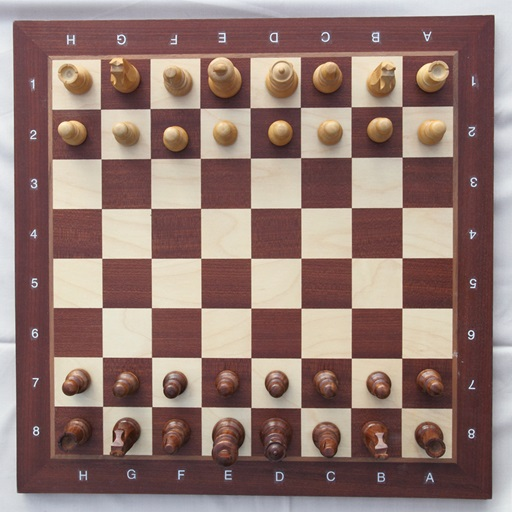
#> input picture harris/images/chessboard.jpg, 512 x 512 px
$ python detector.py --image_path images/chessboard.jpg
#> lines starting #> are read from the running program, lines starting #| are printed output that depends on the picture; after the words box and inside, x2 and y2 are one past the last pixel; in counts of white or black regions, pixels touching at a corner belong together
#> further down, image is the input picture: shape (512, 512, 3); mean B, G, R 114.3, 121.1, 147.1
import cv2 as cv
import numpy as np
import argparse


class HarrisCornerDetector:
    def __init__(self, sigma, k, threshold, kernel_size):
        self.sigma = sigma
        self.k = k
        self.threshold = threshold
        self.kernel_size = kernel_size

    def detect(self, image):
        image_gray = cv.cvtColor(image, cv.COLOR_BGR2GRAY)
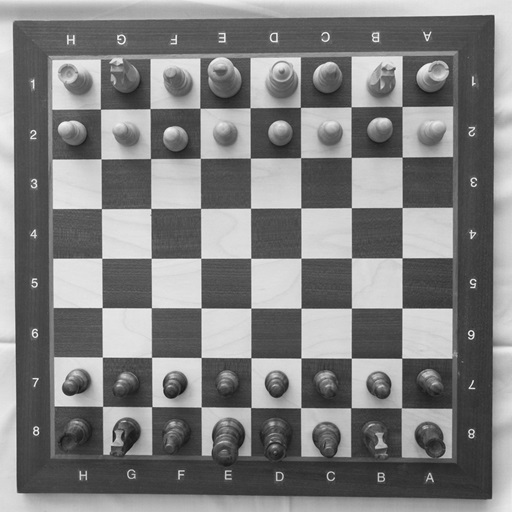
#> image_gray: shape (512, 512); min 18, max 253, mean 128.1

        Ix, Iy = np.gradient(image_gray)
        R = self.compute_response(Ix, Iy)
        R = self.nms(R)
        y, x = np.nonzero(R)

        for corner_y, corner_x in zip(y, x):
            cv.circle(image, (corner_x, corner_y), 3, (0, 0, 255), -1)

        cv.imshow("Harris Corner Detector", image)
        cv.waitKey(0)

    def compute_response(self, Ix, Iy):
        Ix2 = Ix ** 2
        Iy2 = Iy ** 2
        IxIy = Ix * Iy
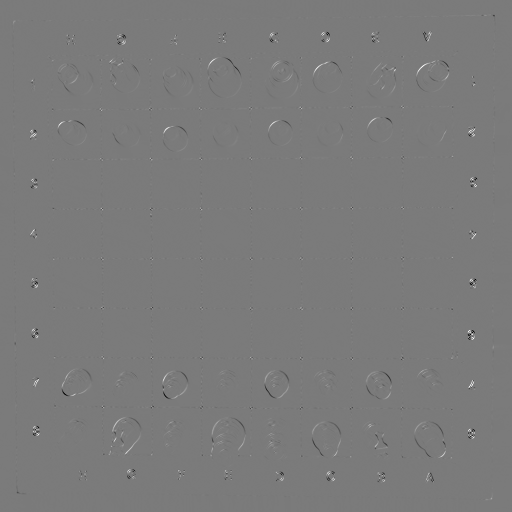
#> IxIy: shape (512, 512) float64; min -6574, max 7055, mean 2; drawn with min black and max white

        kernel_shape = (self.kernel_size, self.kernel_size)
        Ix2 = cv.GaussianBlur(Ix2, kernel_shape, self.sigma)
        Iy2 = cv.GaussianBlur(Iy2, kernel_shape, self.sigma)
        IxIy = cv.GaussianBlur(IxIy, kernel_shape, self.sigma)

        detA = Ix2 * Iy2 - IxIy ** 2
        traceA = Ix2 + Iy2
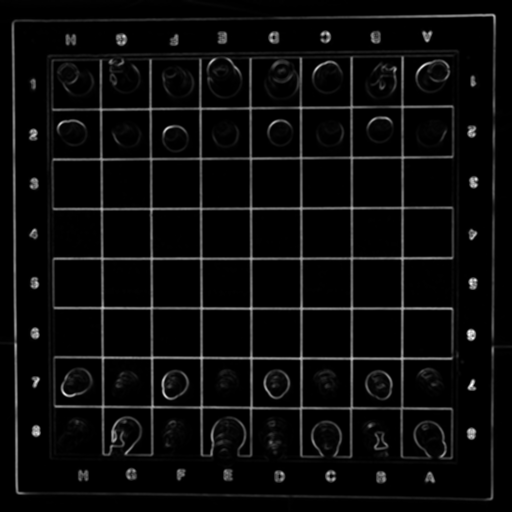
#> traceA: shape (512, 512) float64; min 0, max 6786.3, mean 304; drawn with min black and max white
        R = detA - self.k * traceA ** 2
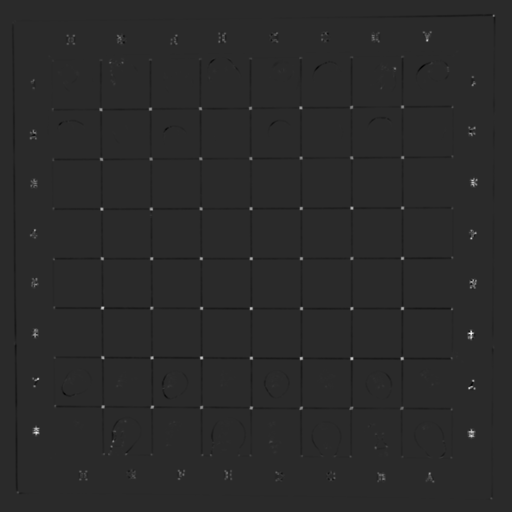
#> R: shape (512, 512) float64; min -1397660.3, max 6953568.2, mean -3569; drawn with min black and max white

        return R

    def nms(self, R):
        R_threshold = cv.threshold(R, self.threshold, 255, cv.THRESH_BINARY)[1]
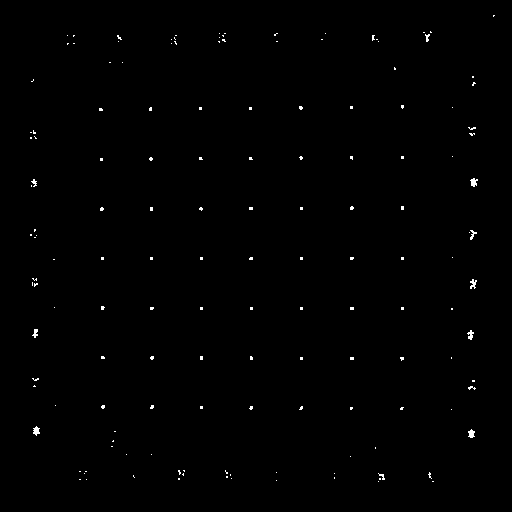
#> R_threshold: shape (512, 512) float64; 0.45% white in thin lines or dots, all inside (x1, y1, x2, y2) = (30, 15, 495, 482)
        R_dilate = cv.dilate(R, np.ones((3, 3)))
        R = R_threshold * (R >= R_dilate)
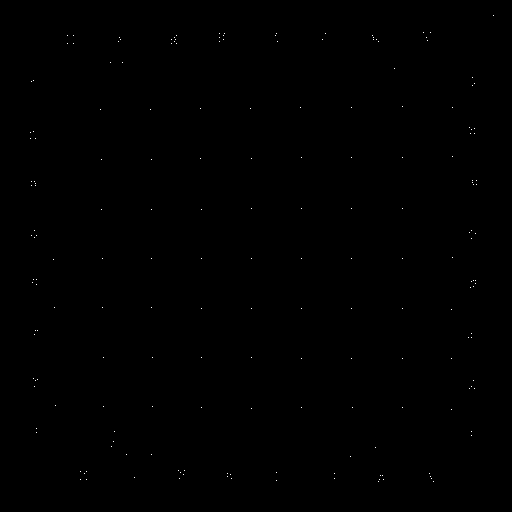
#> R: shape (512, 512) float64; 0.07% white in thin lines or dots, all inside (x1, y1, x2, y2) = (30, 15, 494, 482)

        return R


if __name__ == "__main__" :
    arg_parser = argparse.ArgumentParser(description = "Harris Corner Detector")
    arg_parser.add_argument("-i", "--image_path", type = str,
                        help = "file path of the input color JPEG image", required=True)
    arg_parser.add_argument("-s", "--sigma", type = float, default = 1.0,
                        help = "sigma value for Gaussain filter (default = 1.0)")
    arg_parser.add_argument("-k", "--kappa", type = float, default = 0.04,
                        help = "kappa value for R matrix (default = 0.04)")
    arg_parser.add_argument("-t", "--threshold", type = float, default = 1e6,
                        help = "threshold value for corner detection (default = 1e6)")
    arg_parser.add_argument("-ks", "--kernel_size", type = int, default = 3,
                        help = "window size for Gaussian filter (default = 3)")
    args = arg_parser.parse_args()

    image = cv.imread(args.image_path)

    hcd = HarrisCornerDetector(args.sigma, args.kappa, args.threshold, args.kernel_size)
    hcd.detect(image)
#> in detect, `y, x = np.nonzero(R)`: y = 191 values from 15 to 481; x = 191 values, max 493 at index 0, min 30 at index 55, mean 257.3
#> the loop in detect, `for corner_y, corner_x in zip(y, x):` made 191 passes
#> (corner_y, corner_x) on passes 1 to 3: (15, 493), (32, 423), (32, 430)
#> after the loop in detect, `for corner_y, corner_x in zip(y, x):`:
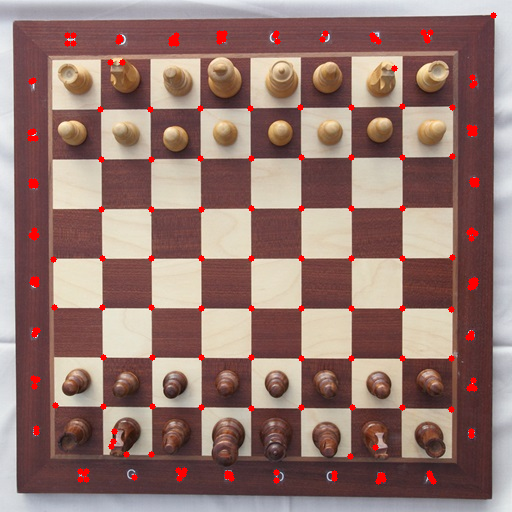
#> image: shape (512, 512, 3); mean B, G, R 112.1, 118.9, 149.1
